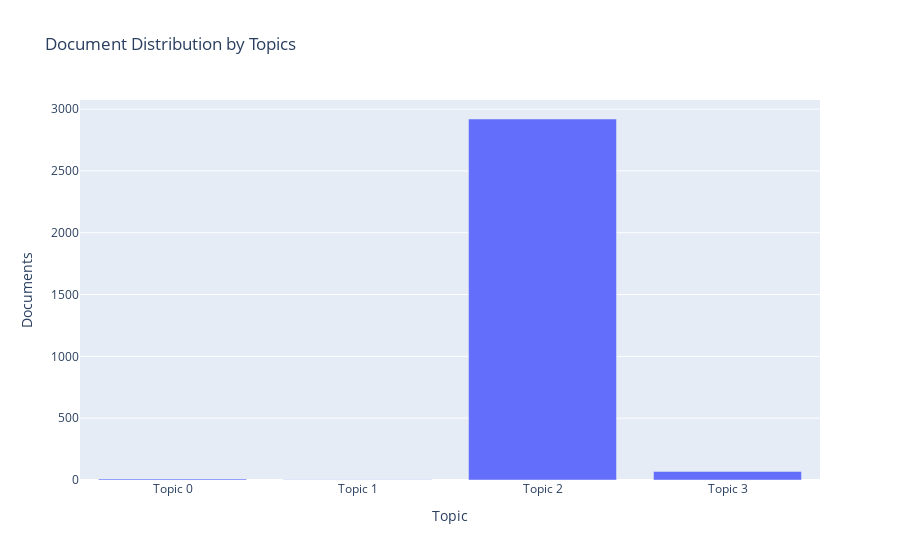

The cell this chart's notebook holds for it:
### Code cell
plot_model(lda, plot = 'topic_distribution')

### Figure 1 — Plotly figure (JSON) as saved in the notebook; plotly's stock layout.template omitted (floating-point values rounded to 4 significant figures)
{"data": [{"textposition": "auto", "hovertemplate": "Topic=%{x}<br>Documents=%{y}<br>Keyword=%{customdata[0]}", "showlegend": false, "legendgroup": "", "name": "", "yaxis": "y", "customdata": [["thank, would, tell, even, airline, gate, think, leave, send, early"], ["co, love, could, http, last, land, system, sure, arrive, voucher"], ["flight, usairway, southwestair, get, help, hour, americanair, time, go, delay"], ["service, call, customer, take, seat, say, know, ticket, way, issue"]], "y": [9, 2, 2920, 69], "hoverlabel": {"namelength": 0}, "offsetgroup": "", "xaxis": "x", "marker": {"color": "#636efa"}, "x": ["Topic 0", "Topic 1", "Topic 2", "Topic 3"], "alignmentgroup": "True", "type": "bar", "orientation": "v"}], "layout": {"yaxis": {"domain": [0, 1], "anchor": "x", "title": {"text": "Documents"}}, "title": {"text": "Document Distribution by Topics"}, "barmode": "relative", "xaxis": {"domain": [0, 1], "anchor": "y", "title": {"text": "Topic"}}, "legend": {"tracegroupgap": 0}}}
